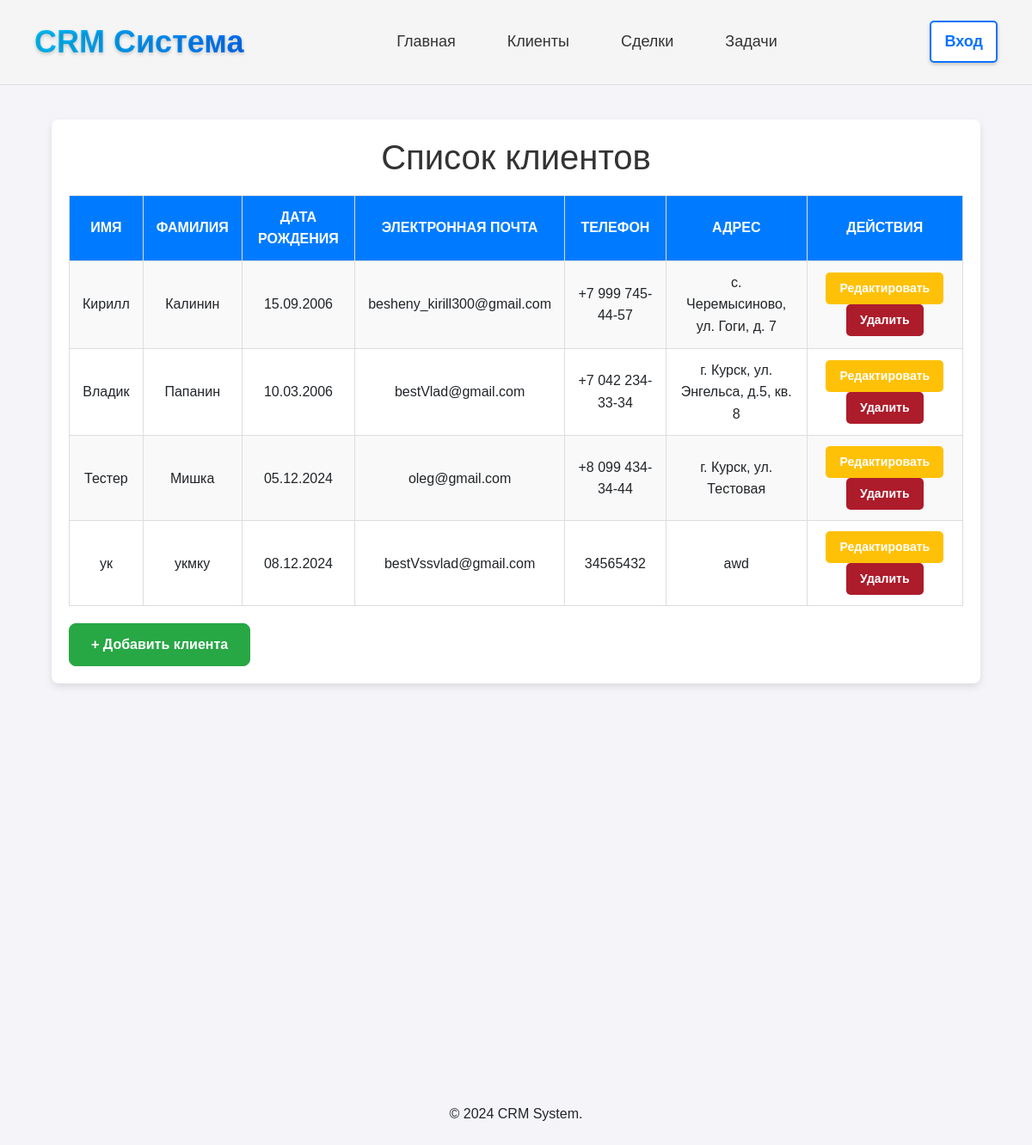
/clients/, run on the app's committed database.
### crm/models.py (models this page shows, shortened)
class Client(models.Model):
    name = models.CharField(max_length=255)
    surname = models.CharField(max_length=255, default='неизвестно')
    birth_date = models.DateField(null=True, blank=True)
    email = models.EmailField(unique=True, blank=True, null=True, default="example@example.com")  # Добавлено default
    phone = models.CharField(max_length=15, null=True, blank=True)
    address = models.TextField(null=True, blank=True)

### crm/views.py (the view)
# urls.py: path('clients/', views.client_list, name='client_list'),
def client_list(request):
    clients = Client.objects.all()  # Получение всех клиентов из базы данных
    return render(request, 'crm/client_list.html', {'clients': clients})

### crm/templates/crm/client_list.html (shortened to what this page needs)
{% extends 'crm/base.html' %}
{% block content %}
<!DOCTYPE html>
<html lang="en">
<head>
</head>
<body>
    <div class="container">
        <h1>Список клиентов</h1>
        <a href="{% url 'add_client' %}" class="btn btn-success mt-3">+ Добавить клиента</a>
        <table>
            <thead>
                <tr>
                    <th>Имя</th>
                    <th>Фамилия</th>
                    <th>Дата рождения</th>
                    <th>Электронная почта</th>
                    <th>Телефон</th>
                    <th>Адрес</th>
                    <th>Действия</th>
                </tr>
            </thead>
            <tbody>
                {% for client in clients %}
                <tr>
                    <td>{{ client.name }}</td>
                    <td>{{ client.surname }}</td>
                    <td>{{ client.birth_date|date:"d.m.Y" }}</td>
                    <td>{{ client.email }}</td>
                    <td>{{ client.phone }}</td>
                    <td>{{ client.address }}</td>
                    <td>
                        <a href="{% url 'edit_client' client.id %}" class="btn btn-warning btn-sm">Редактировать</a>
                        <a href="{% url 'delete_client' client.id %}" onclick="return confirm('Вы уверены?');"class="btn btn-danger btn-sm">Удалить</a>
                    </td>
                </tr>
                {% endfor %}
            </tbody>
        </table>
    </div>
</body>
</html>
{% endblock %}

### crm/templates/crm/client_list.html (style rules this page uses)
body { font-family: Arial, sans-serif; background-color: #f4f4f9; margin: 0; padding: 0; line-height: 1.6; }
.container { max-width: 90%; margin: 40px auto; padding: 20px; background: #fff; border-radius: 8px; box-shadow: 0 4px 8px rgba(0, 0, 0, 0.1); position: relative; overflow: hidden; padding-bottom: 30px; }
h1 { text-align: center; color: #333; margin-bottom: 20px; }
table { width: 100%; border-collapse: collapse; margin-bottom: 60px; border: 1px solid #ddd; }
table th, table td { padding: 12px 15px; border: 1px solid #ddd; box-sizing: border-box; text-align: center; vertical-align: middle; }
table th { background: #007bff; color: #fff; text-transform: uppercase; }
table tr:nth-child(odd) { background-color: #f9f9f9; }
.btn.btn-success.mt-3 { position: absolute; bottom: 10px; left: 20px; padding: 12px 25px; background-color: #28a745; color: white; font-size: 16px; font-weight: bold; border-radius: 8px; cursor: pointer; text-decoration: none; transition: background-color 0.3s ease-in-out; display: inline-block; bottom: 20px }
.btn.btn-warning.btn-sm, .btn.btn-danger.btn-sm { padding: 8px 16px; border: none; border-radius: 5px; font-weight: bold; cursor: pointer; color: #fff; text-decoration: none; display: inline-block; }
.btn.btn-warning.btn-sm { background-color: #ffc107; }
.btn.btn-danger.btn-sm { background-color: #ad1c2b; }

### data on the page
Client: name "Кирилл", surname "Калинин", birth_date "15.09.2006", email "besheny_kirill300@gmail.com", phone "+7 999 745-44-57", address "с. Черемысиново, ул. Гоги, д. 7"
Client: name "Владик", surname "Папанин", birth_date "10.03.2006", email "bestVlad@gmail.com", phone "+7 042 234-33-34", address "г. Курск, ул. Энгельса, д.5, кв. 8"
Client: name "Тестер", surname "Мишка", birth_date "05.12.2024", email "oleg@gmail.com", phone "+8 099 434-34-44", address "г. Курск, ул. Тестовая"
Client: name "ук", surname "укмку", birth_date "08.12.2024", email "bestVssvlad@gmail.com", phone "34565432", address "awd"
